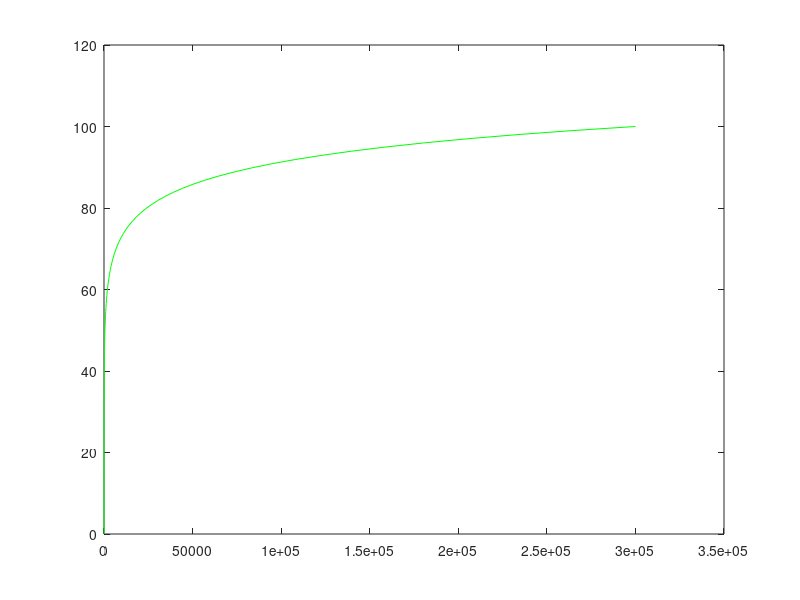

MATLAB code for this plot: (Note: this script raises an error after producing the figure.)
clear all;
close all;
format shortg;
format compact;


limit_end = 3e5;
base = (limit_end)^(1/100);
logb = @(x) log(x)/log(base);


x = logspace(0, log10(limit_end), 1e2)';
y = logb(x);

plot(x, y, 'g');
hold on;

%    pieceIndex = floor(linspace(0, length(x), pieces+1))';
%    y_aus = -1e9*ones(length(x), 1); % preallocate
%    for i = 1:pieces
%        v = (pieceIndex(i)+1) : pieceIndex(i+1);
%        y_aus(v', :) = pointOnLineAusgleich(y(v), x(v));
%    end


nPieces = 7;
pieceIndex = floor(linspace(1, length(x), nPieces+1))';
weightFirst = 1.58484848484849;
maxErr = 0;
for i = 1:nPieces
    xn{i}(1,1) = x( pieceIndex(i) );
    xn{i}(3,1) = x( pieceIndex(i+1) );
    xn{i}(2,1) = (xn{i}(1)*weightFirst + xn{i}(3))/(weightFirst+1); % mitte mitteln, ka ob beste wahl
    yn{i}(:,1) = logb(xn{i});
    
    an{i}(:,1) = quadCoefficients(xn{i}, yn{i});
    x_quad{i} = x((pieceIndex(i)+1):pieceIndex(i+1));
    y_quad{i} = pointOnQuad(an{i}, x_quad{i});
    
    plot(x_quad{i}, y_quad{i}, 'b');
    plot(xn{i}, yn{i}, 'bo' )
    
    err{i} = abs(y((pieceIndex(i)+1):pieceIndex(i+1)) - y_quad{i});
    maxErr = max(maxErr, max(err{i}));
    plot(x_quad{i}, err{i}, 'r.');
%    format rat;
    an{i}
end
maxErr

figure;
plot(x_quad{1}, y_quad{1}, 'b');
hold on;
plot(xn{1}, yn{1}, 'bo' );
plot(x_quad{1}, y(1:length(x_quad{1})),'g');
plot(x_quad{1}, err{1},'r');
plot([x_quad{1}(1), max(x_quad{1})],[1,1],'k:')
m = max(err{1})




